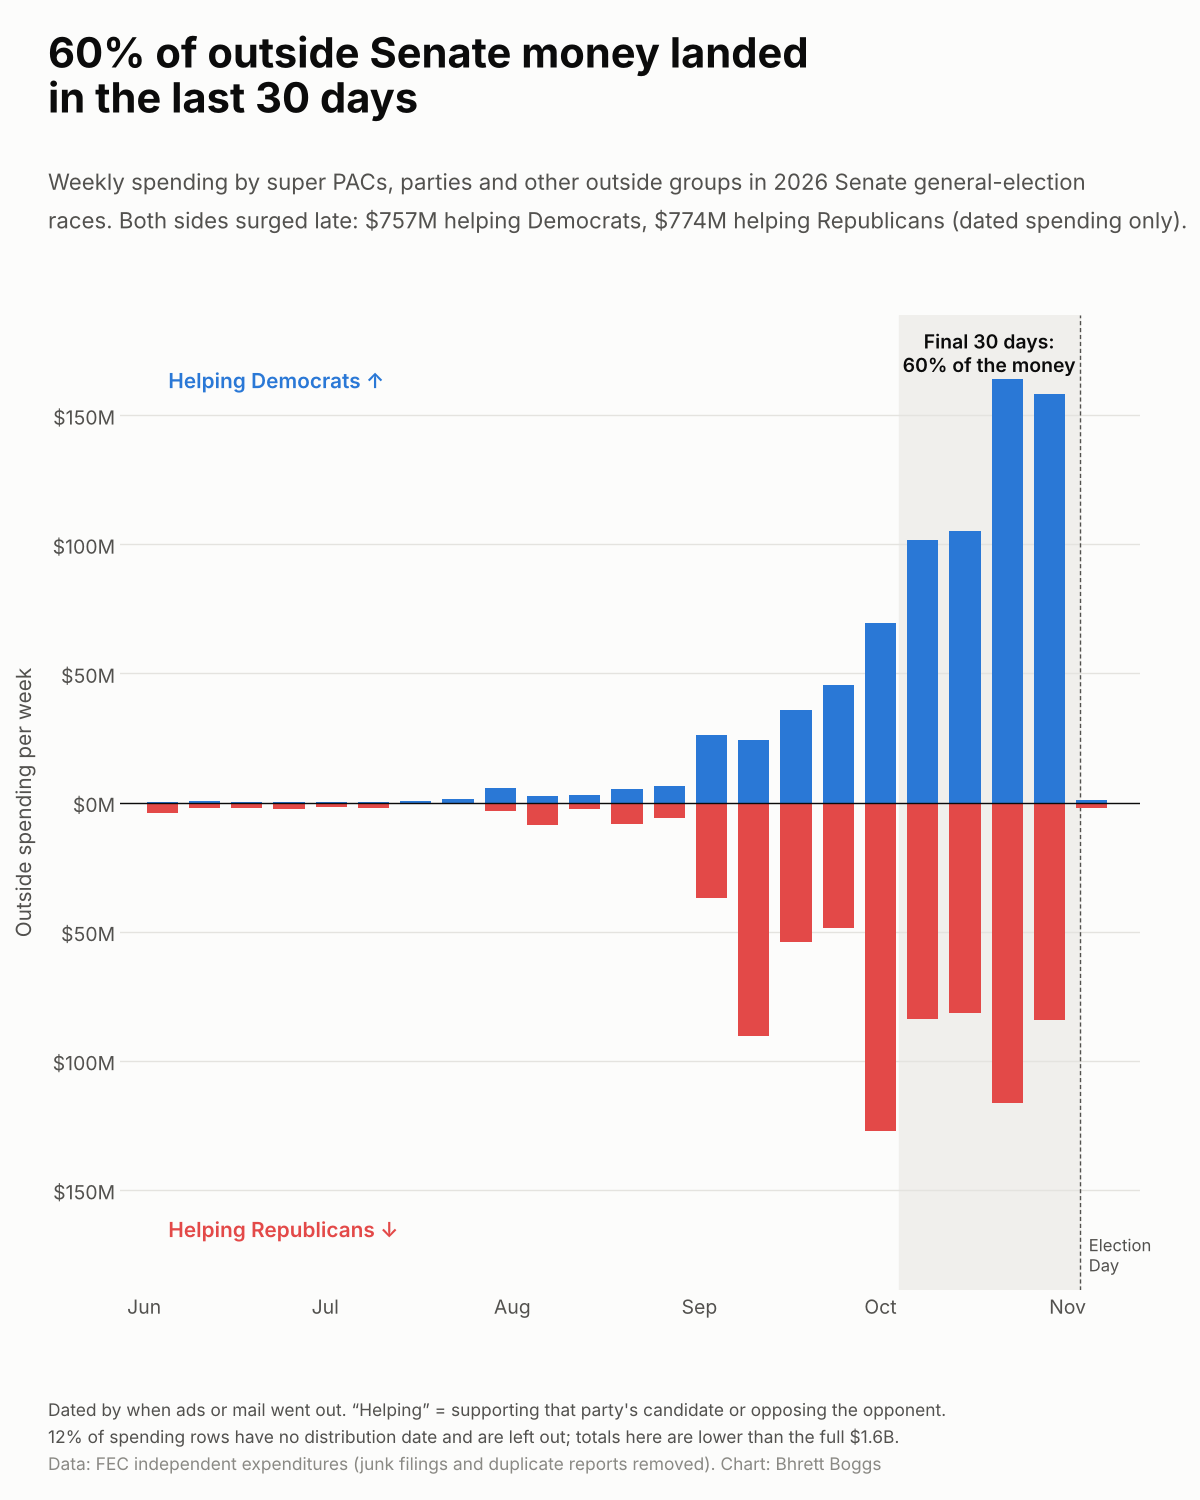

Source code (Python):
"""When outside money hit 2026 Senate general-election races, week by week.

Reads  data/clean/ie_clean.csv
Writes viz/outside_money_timing/outside_money_timing.png

Mirror bars: spending that helped Democrats above the line, spending that helped Republicans below.
"Helped" = supported that party's candidate or opposed the opponent. Dated by when the ad or mail went out.
"""
import sys
from pathlib import Path

import matplotlib.dates as mdates
import matplotlib.pyplot as plt
import pandas as pd

sys.path.insert(0, str(Path(__file__).resolve().parents[1]))
from style import CLEAN, DEM, FIGSIZE, GRID, INK, INK_2, REP, SURFACE, footer, setup, titles  # noqa: E402

HERE = Path(__file__).resolve().parent
START, ELECTION = "2026-06-01", "2026-11-03"


def helps(party: str, sup_opp: str) -> str:
    p = str(party).upper()
    side = "D" if "DEMOCRAT" in p else ("R" if "REPUBLICAN" in p else "O")
    if sup_opp == "O":
        side = {"D": "R", "R": "D"}.get(side, "O")
    return side


def main() -> None:
    setup()
    ie = pd.read_csv(CLEAN / "ie_clean.csv", low_memory=False)
    g = ie[(ie.can_office == "S") & (ie.ele_type == "G")].copy()
    g["date"] = pd.to_datetime(g.dissem_dt, format="%d-%b-%y", errors="coerce")
    undated = g.date.isna().mean()
    g = g[g.date.between("2026-01-01", ELECTION)]
    g["side"] = [helps(p, s) for p, s in zip(g.cand_pty_aff, g.sup_opp)]
    last30 = g[g.date >= pd.Timestamp(ELECTION) - pd.Timedelta(days=30)].exp_amo.sum() / g.exp_amo.sum()

    w = (g[g.date >= START].set_index("date").groupby("side").exp_amo.resample("W-SUN").sum()
         .unstack(0).fillna(0) / 1e6)
    for col in ("D", "R"):
        if col not in w:
            w[col] = 0

    fig = plt.figure(figsize=FIGSIZE, dpi=100)
    ax = fig.add_axes([0.10, 0.14, 0.85, 0.65])
    width = 5.2
    ax.bar(w.index - pd.Timedelta(days=3), w.D, width=width, color=DEM, zorder=3)
    ax.bar(w.index - pd.Timedelta(days=3), -w.R, width=width, color=REP, zorder=3)
    ax.axhline(0, color=INK, lw=1, zorder=4)
    top = max(w.D.max(), w.R.max()) * 1.15
    ax.set_ylim(-top, top)
    ax.yaxis.set_major_formatter(plt.FuncFormatter(lambda v, _: f"${abs(v):.0f}M"))
    ax.xaxis.set_major_locator(mdates.MonthLocator())
    ax.xaxis.set_major_formatter(mdates.DateFormatter("%b"))
    ax.grid(axis="y", color=GRID, lw=1)
    ax.set_axisbelow(True)
    for s in ax.spines.values():
        s.set_visible(False)
    ax.tick_params(length=0, labelsize=14)
    ax.set_ylabel("Outside spending per week", labelpad=12)
    ax.text(pd.Timestamp("2026-06-05"), top * 0.85, "Helping Democrats ↑", fontsize=15, color=DEM, weight="semibold")
    ax.text(pd.Timestamp("2026-06-05"), -top * 0.85, "Helping Republicans ↓", fontsize=15, color=REP,
            weight="semibold", va="top")

    cut = pd.Timestamp(ELECTION) - pd.Timedelta(days=30)
    ax.axvspan(cut, pd.Timestamp(ELECTION), color="#f0efec", zorder=0)
    ax.text(cut + pd.Timedelta(days=15), top * 0.97, f"Final 30 days:\n{last30:.0%} of the money",
            ha="center", va="top", fontsize=14, color=INK, weight="semibold")
    ax.axvline(pd.Timestamp(ELECTION), color=INK_2, lw=1, ls=(0, (3, 2)))
    ax.text(pd.Timestamp(ELECTION) + pd.Timedelta(days=1.5), -top * 0.97, "Election\nDay", fontsize=12, color=INK_2,
            va="bottom")
    ax.set_xlim(pd.Timestamp(START) - pd.Timedelta(days=4), pd.Timestamp(ELECTION) + pd.Timedelta(days=10))

    d_tot, r_tot = g[g.side == "D"].exp_amo.sum(), g[g.side == "R"].exp_amo.sum()
    titles(fig, f"{last30:.0%} of outside Senate money landed",
           "in the last 30 days",
           f"Weekly spending by super PACs, parties and other outside groups in 2026 Senate general-election\n"
           f"races. Both sides surged late: ${d_tot / 1e6:,.0f}M helping Democrats, ${r_tot / 1e6:,.0f}M helping "
           f"Republicans (dated spending only).")
    footer(fig, [
        "Dated by when ads or mail went out. “Helping” = supporting that party's candidate or opposing the opponent.",
        f"{undated:.0%} of spending rows have no distribution date and are left out; totals here are lower than the full $1.6B.",
    ], "FEC independent expenditures (junk filings and duplicate reports removed)")

    out = HERE / "outside_money_timing.png"
    fig.savefig(out, facecolor=SURFACE)
    print(f"wrote {out}  last30 {last30:.3f}, undated {undated:.3f}, D {d_tot/1e6:.0f} R {r_tot/1e6:.0f}")


if __name__ == "__main__":
    main()
